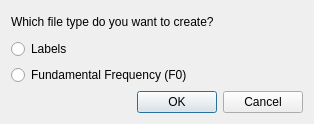
<?xml version="1.0" encoding="UTF-8"?>
<ui version="4.0">
 <class>WDialogFileCreate</class>
 <widget class="QDialog" name="WDialogFileCreate">
  <property name="geometry">
   <rect>
    <x>0</x>
    <y>0</y>
    <width>314</width>
    <height>124</height>
   </rect>
  </property>
  <property name="windowTitle">
   <string>Dialog</string>
  </property>
  <layout class="QVBoxLayout" name="verticalLayout">
   <item>
    <widget class="QLabel" name="label">
     <property name="text">
      <string>Which file type do you want to create?</string>
     </property>
    </widget>
   </item>
   <item>
    <widget class="QRadioButton" name="rbFTLabel">
     <property name="text">
      <string>Labels</string>
     </property>
    </widget>
   </item>
   <item>
    <widget class="QRadioButton" name="rbFTFZero">
     <property name="text">
      <string>Fundamental Frequency (F0)</string>
     </property>
    </widget>
   </item>
   <item>
    <widget class="QDialogButtonBox" name="buttonBox">
     <property name="orientation">
      <enum>Qt::Horizontal</enum>
     </property>
     <property name="standardButtons">
      <set>QDialogButtonBox::Cancel|QDialogButtonBox::Ok</set>
     </property>
    </widget>
   </item>
  </layout>
 </widget>
 <resources/>
 <connections>
  <connection>
   <sender>buttonBox</sender>
   <signal>accepted()</signal>
   <receiver>WDialogFileCreate</receiver>
   <slot>accept()</slot>
   <hints>
    <hint type="sourcelabel">
     <x>248</x>
     <y>254</y>
    </hint>
    <hint type="destinationlabel">
     <x>157</x>
     <y>274</y>
    </hint>
   </hints>
  </connection>
  <connection>
   <sender>buttonBox</sender>
   <signal>rejected()</signal>
   <receiver>WDialogFileCreate</receiver>
   <slot>reject()</slot>
   <hints>
    <hint type="sourcelabel">
     <x>316</x>
     <y>260</y>
    </hint>
    <hint type="destinationlabel">
     <x>286</x>
     <y>274</y>
    </hint>
   </hints>
  </connection>
 </connections>
</ui>
